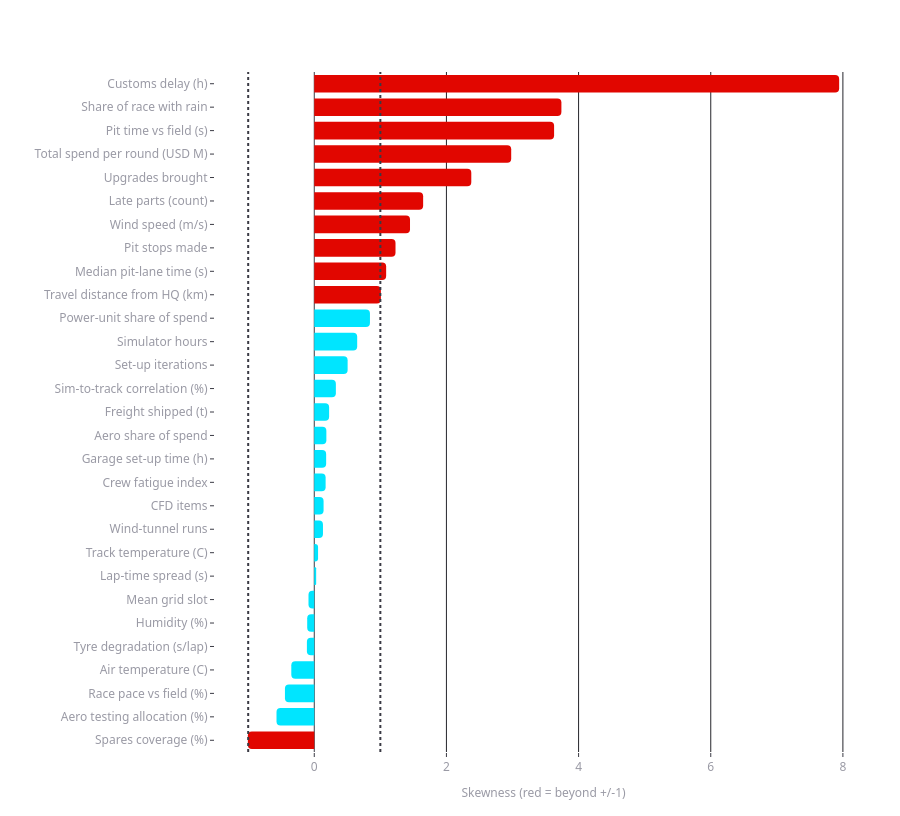

Write notebook code for a chart like this one.
### Markdown cell above
### Shape of every factor

### Code cell
result = univariate.shape_overview(tr, factors)
result.fig.show()

### Figure 1 — Plotly figure (JSON) as saved in the notebook; plotly's stock layout.template omitted (floating-point values rounded to 4 significant figures)
{"data": [{"customdata": [[1.396, "SYNTHETIC"], [-0.4492, "SYNTHETIC"], [0.4485, "REAL"], [0.2592, "REAL"], [1.213, "REAL"], [-0.003063, "REAL"], [-1.049, "REAL"], [0.2218, "REAL"], [-0.5522, "REAL"], [-0.4894, "SYNTHETIC"], [-0.4636, "SYNTHETIC"], [0.1211, "SYNTHETIC"], [-0.05492, "SYNTHETIC"], [-0.1189, "SYNTHETIC"], [-0.7837, "SYNTHETIC"], [-0.3419, "SYNTHETIC"], [0.0371, "SYNTHETIC"], [-0.2525, "SYNTHETIC"], [1.414, "SYNTHETIC"], [0.5298, "REAL"], [1.798, "REAL"], [2.496, "REAL"], [2.817, "REAL"], [3.128, "SYNTHETIC"], [7.4, "SYNTHETIC"], [12.06, "SYNTHETIC"], [19.07, "REAL"], [14.9, "REAL"], [123.7, "SYNTHETIC"]], "hovertemplate": "%{y}<br>Skew %{x:.2f}<br>Excess kurtosis %{customdata[0]:.2f}<br>%{customdata[1]}<extra></extra>", "marker": {"color": ["#E10600", "#00E5FF", "#00E5FF", "#00E5FF", "#00E5FF", "#00E5FF", "#00E5FF", "#00E5FF", "#00E5FF", "#00E5FF", "#00E5FF", "#00E5FF", "#00E5FF", "#00E5FF", "#00E5FF", "#00E5FF", "#00E5FF", "#00E5FF", "#00E5FF", "#E10600", "#E10600", "#E10600", "#E10600", "#E10600", "#E10600", "#E10600", "#E10600", "#E10600", "#E10600"]}, "orientation": "h", "type": "bar", "x": [-1.005, -0.5715, -0.4439, -0.3477, -0.1116, -0.1069, -0.08744, 0.0287, 0.0573, 0.1317, 0.1409, 0.1718, 0.1798, 0.1829, 0.2246, 0.3269, 0.5048, 0.6495, 0.8427, 1.008, 1.088, 1.23, 1.449, 1.648, 2.376, 2.98, 3.629, 3.74, 7.943], "y": ["Spares coverage (%)", "Aero testing allocation (%)", "Race pace vs field (%)", "Air temperature (C)", "Tyre degradation (s/lap)", "Humidity (%)", "Mean grid slot", "Lap-time spread (s)", "Track temperature (C)", "Wind-tunnel runs", "CFD items", "Crew fatigue index", "Garage set-up time (h)", "Aero share of spend", "Freight shipped (t)", "Sim-to-track correlation (%)", "Set-up iterations", "Simulator hours", "Power-unit share of spend", "Travel distance from HQ (km)", "Median pit-lane time (s)", "Pit stops made", "Wind speed (m/s)", "Late parts (count)", "Upgrades brought", "Total spend per round (USD M)", "Pit time vs field (s)", "Share of race with rain", "Customs delay (h)"]}], "layout": {"height": 816, "shapes": [{"line": {"color": "#3A3A44", "dash": "dot"}, "type": "line", "x0": 1, "x1": 1, "xref": "x", "y0": 0, "y1": 1, "yref": "y domain"}, {"line": {"color": "#3A3A44", "dash": "dot"}, "type": "line", "x0": -1, "x1": -1, "xref": "x", "y0": 0, "y1": 1, "yref": "y domain"}], "showlegend": false, "title": {"text": "SKEWNESS ACROSS VARIABLES"}, "xaxis": {"title": {"text": "Skewness (red = beyond +/-1)"}}, "yaxis": {"title": {"text": ""}}}}
